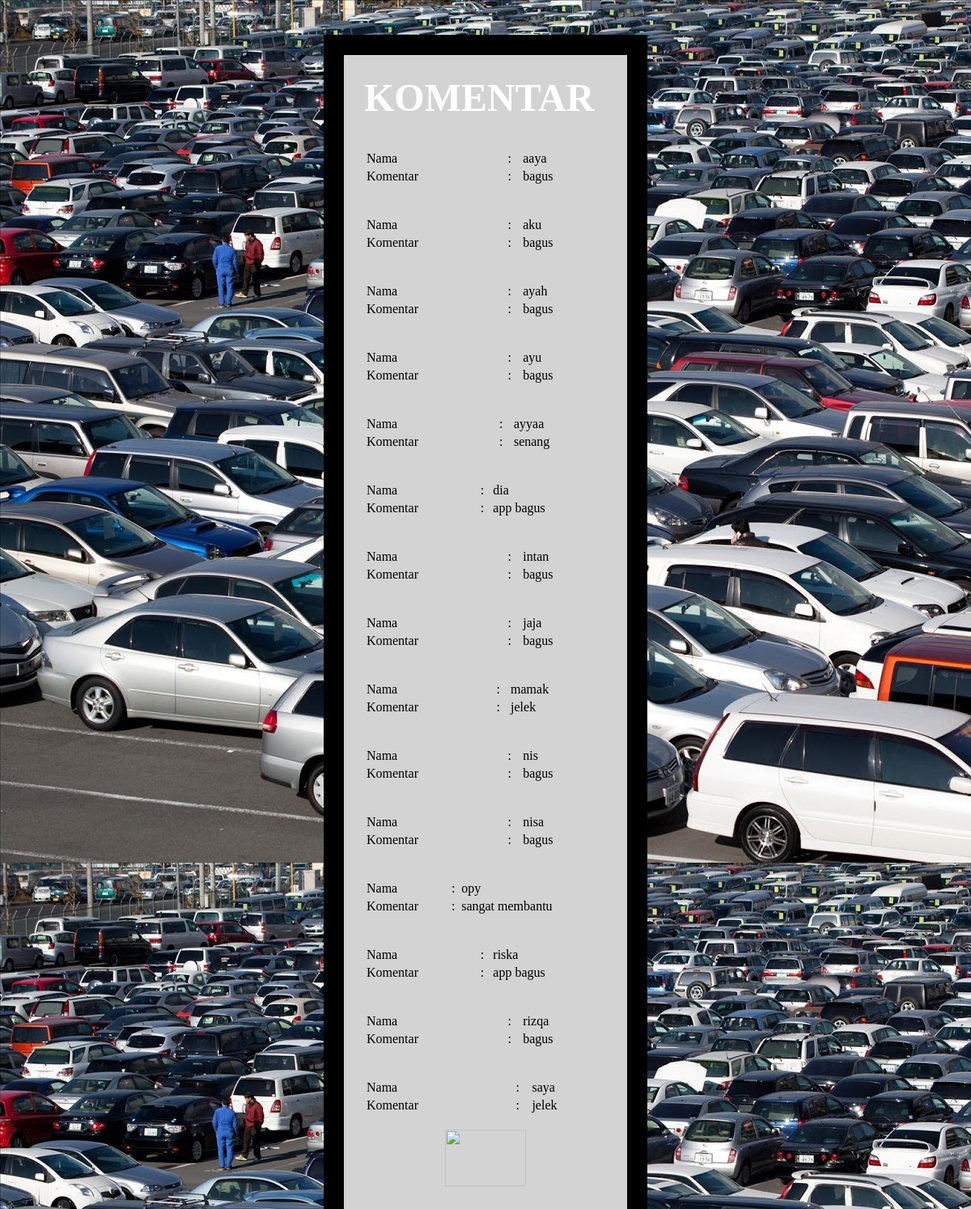
Screenshot of /komentar/komen.php with the database file from the repository.
### tables this page shows
CREATE TABLE `komentar` (
  `name` varchar(50) NOT NULL,
  `komen` varchar(1000) NOT NULL
);

### komentar/komen.php (the view, shortened to what this page needs)
<!DOCTYPE html>
<html lang="en">
<head>
</head>
<body>
<center>
<div>
			<strong><font face="verdana" size="20px" color="white">KOMENTAR</font></strong>
			<br>
			<?php
			$conn=new mysqli ("localhost","root","","rpl");
			$sql="SELECT * FROM komentar";
			$res=$conn->query($sql);
			while($row=mysqli_fetch_assoc($res)){
		$nama=$row['name'];
		$komentar=$row['komen'];
		echo'
						<table width="300">
								<tr>
									<td align=left>Nama</td>
									<td align=left>:</td>
									<td align=left>'.$nama.'</td><br>
								</tr>
								<tr>
									<td align=left>Komentar</td>
									<td align=left>:</td>
									<td align=left>'.$komentar.'</td><br>
								</tr>
						</table>';
								}
?>
			<br><a href="http://localhost/parkir/"><center><img src="img/back.png" style="width:100px;height:70px;" border="0px";></center></a>
</div>
</center>
</body>
</html>

### komentar/komen.php (style rules this page uses)
* { box-sizing:border-box; margin:0 auto; }
body { background-image: url('img/1.jpg'); }
div { background-color: lightgrey; width: 400px; border: 25px solid black; padding: 25px; margin: 25px; text-align: justify; }

### rows the page displays
komentar: name "aaya", komen "bagus"
komentar: name "aku", komen "bagus"
komentar: name "ayah", komen "bagus"
komentar: name "ayu", komen "bagus"
komentar: name "ayyaa", komen "senang"
komentar: name "dia", komen "app bagus"
komentar: name "intan", komen "bagus"
komentar: name "jaja", komen "bagus"
komentar: name "mamak", komen "jelek"
komentar: name "nis", komen "bagus"
komentar: name "nisa", komen "bagus"
komentar: name "opy", komen "sangat membantu"
komentar: name "riska", komen "app bagus"
komentar: name "rizqa", komen "bagus"
komentar: name "saya", komen "jelek"
